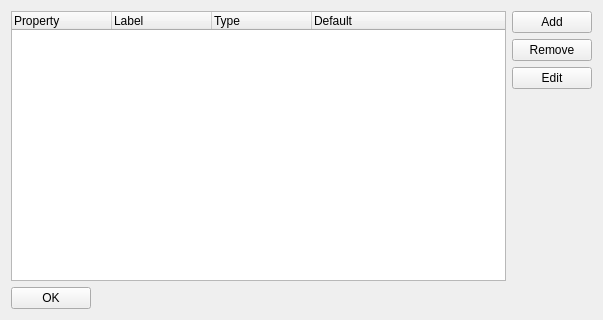
<?xml version="1.0" encoding="UTF-8"?>
<ui version="4.0">
 <class>MatPropWidget</class>
 <widget class="QWidget" name="MatPropWidget">
  <property name="windowModality">
   <enum>Qt::ApplicationModal</enum>
  </property>
  <property name="geometry">
   <rect>
    <x>0</x>
    <y>0</y>
    <width>603</width>
    <height>320</height>
   </rect>
  </property>
  <property name="windowTitle">
   <string>Material properties</string>
  </property>
  <layout class="QVBoxLayout" name="verticalLayout_3">
   <item>
    <layout class="QHBoxLayout" name="horizontalLayout">
     <item>
      <widget class="QTreeWidget" name="treeWidget">
       <column>
        <property name="text">
         <string>Property</string>
        </property>
       </column>
       <column>
        <property name="text">
         <string>Label</string>
        </property>
       </column>
       <column>
        <property name="text">
         <string>Type</string>
        </property>
       </column>
       <column>
        <property name="text">
         <string>Default</string>
        </property>
       </column>
      </widget>
     </item>
     <item>
      <layout class="QVBoxLayout" name="verticalLayout_2">
       <item>
        <layout class="QVBoxLayout" name="verticalLayout">
         <item>
          <widget class="QPushButton" name="addButton">
           <property name="text">
            <string>Add</string>
           </property>
          </widget>
         </item>
         <item>
          <widget class="QPushButton" name="removeButton">
           <property name="text">
            <string>Remove</string>
           </property>
          </widget>
         </item>
         <item>
          <widget class="QPushButton" name="editButton">
           <property name="text">
            <string>Edit</string>
           </property>
          </widget>
         </item>
        </layout>
       </item>
       <item>
        <spacer name="verticalSpacer">
         <property name="orientation">
          <enum>Qt::Vertical</enum>
         </property>
         <property name="sizeHint" stdset="0">
          <size>
           <width>20</width>
           <height>40</height>
          </size>
         </property>
        </spacer>
       </item>
      </layout>
     </item>
    </layout>
   </item>
   <item>
    <layout class="QHBoxLayout" name="horizontalLayout_2">
     <item>
      <widget class="QPushButton" name="okButton">
       <property name="text">
        <string>OK</string>
       </property>
      </widget>
     </item>
     <item>
      <spacer name="horizontalSpacer">
       <property name="orientation">
        <enum>Qt::Horizontal</enum>
       </property>
       <property name="sizeHint" stdset="0">
        <size>
         <width>40</width>
         <height>20</height>
        </size>
       </property>
      </spacer>
     </item>
    </layout>
   </item>
  </layout>
 </widget>
 <resources/>
 <connections/>
</ui>
